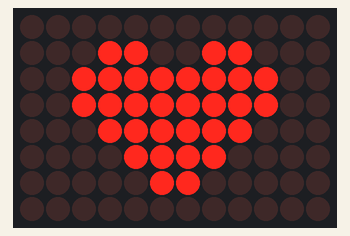
This sketch was run on a simulated Arduino Uno R4 WiFi. Parts: 12×8 LED matrix.

Above: at 0.1 s.

The sketch:

heart_display.ino
```cpp
/*
  UNO R4 Guide: Static Heart Display

  Purpose: Displays a single, static, well-proportioned heart icon on the
  12x8 LED matrix. This design is centered and contained within the matrix.
*/

// Include the necessary library for LED matrix control.
#include "Arduino_LED_Matrix.h"

// Create an instance of the ArduinoLEDMatrix class.
ArduinoLEDMatrix matrix;

// --- Centered and Contained Heart Bitmap ---
// This 8x8 pixel heart is designed for the best possible symmetry and
// centering on the 12x8 matrix, ensuring it does not touch the edges.
uint8_t heart_bitmap[8][12] = {
  {0, 0, 0, 0, 0, 0, 0, 0, 0, 0, 0, 0},
  {0, 0, 0, 1, 1, 0, 0, 1, 1, 0, 0, 0},
  {0, 0, 1, 1, 1, 1, 1, 1, 1, 1, 0, 0},
  {0, 0, 1, 1, 1, 1, 1, 1, 1, 1, 0, 0},
  {0, 0, 0, 1, 1, 1, 1, 1, 1, 0, 0, 0},
  {0, 0, 0, 0, 1, 1, 1, 1, 0, 0, 0, 0},
  {0, 0, 0, 0, 0, 1, 1, 0, 0, 0, 0, 0},
  {0, 0, 0, 0, 0, 0, 0, 0, 0, 0, 0, 0}
};

void setup() {
  // Initialize the LED matrix.
  matrix.begin();

  // Display the heart bitmap on the matrix. This function is designed
  // for the intuitive 2D byte array format.
  matrix.renderBitmap(heart_bitmap, 8, 12);
}

void loop() {
  // The loop is empty because the Arduino_LED_Matrix library automatically
  // handles refreshing the display in the background using a hardware timer.
}
```
